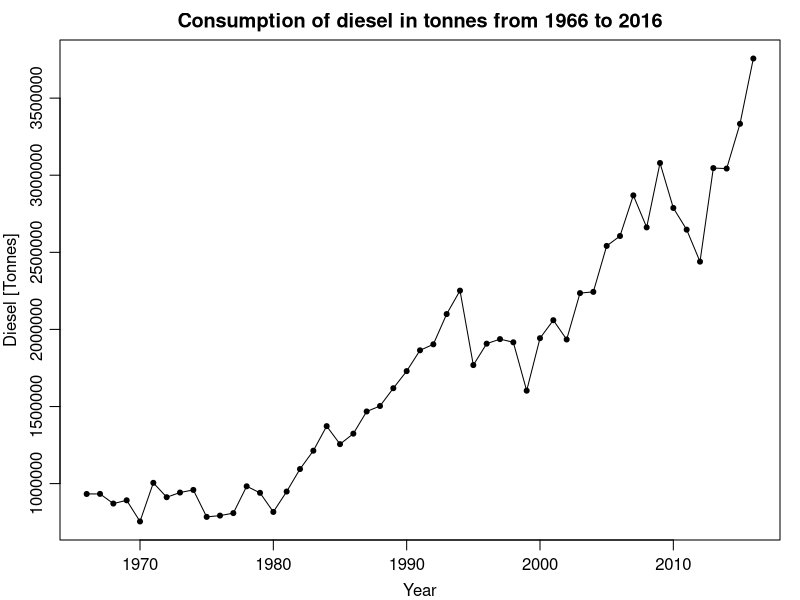
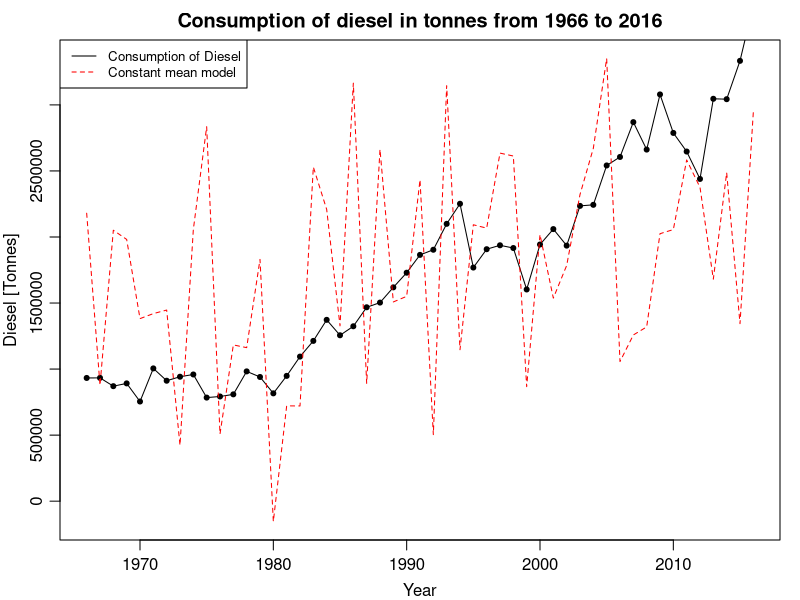
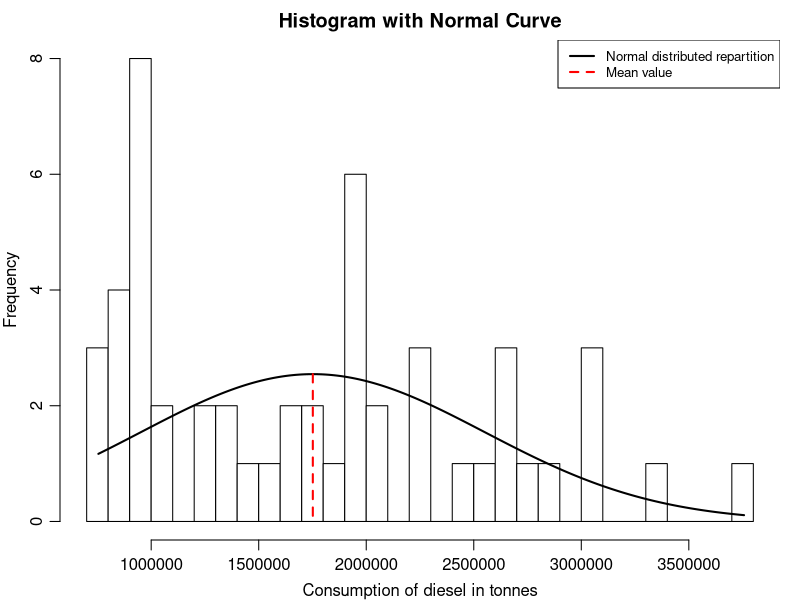
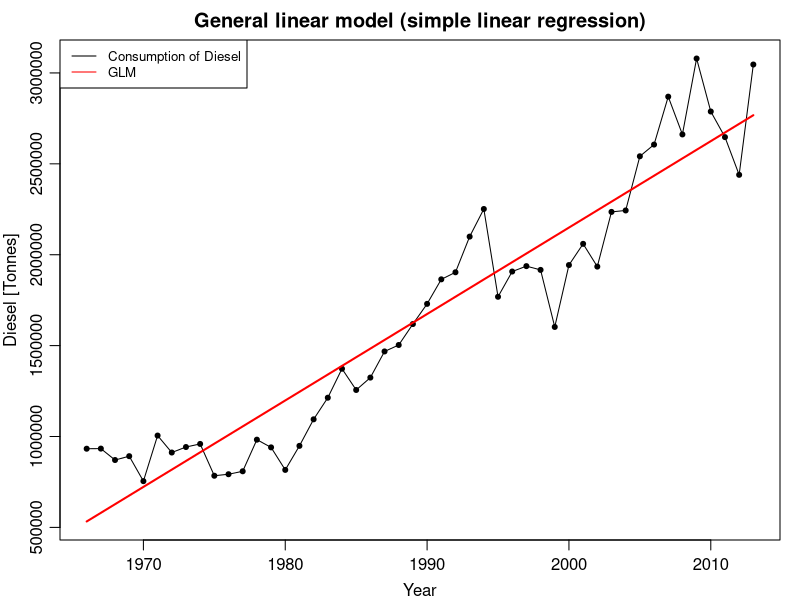
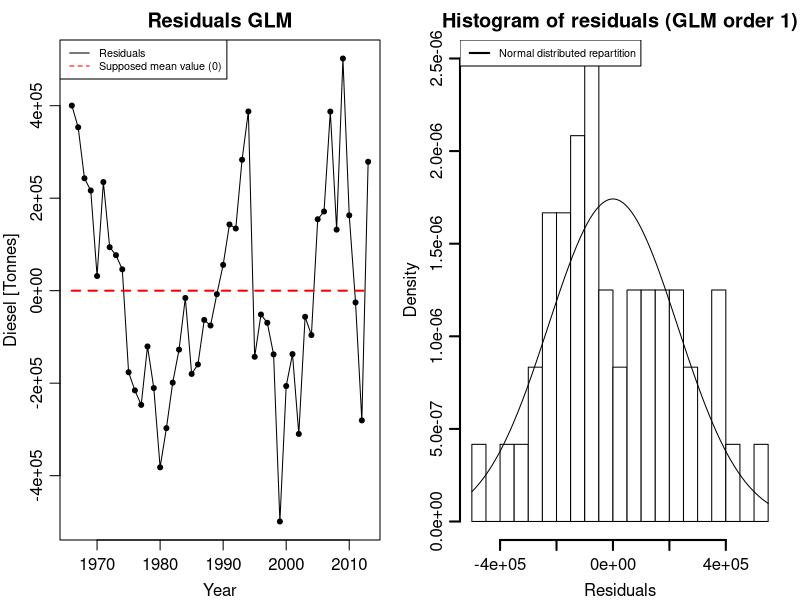
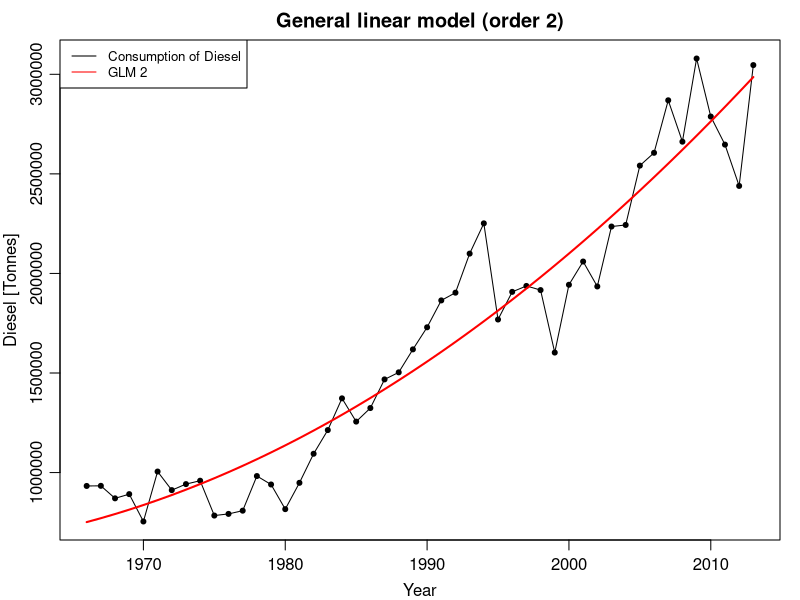
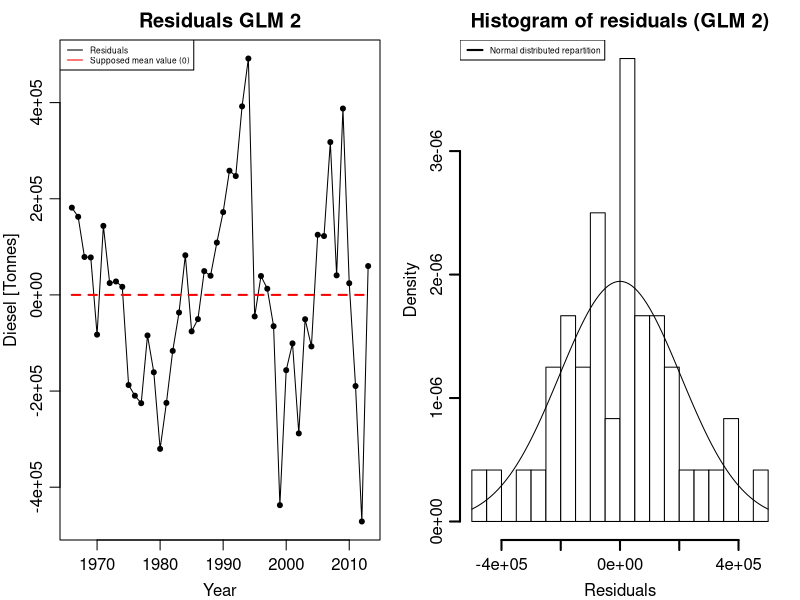
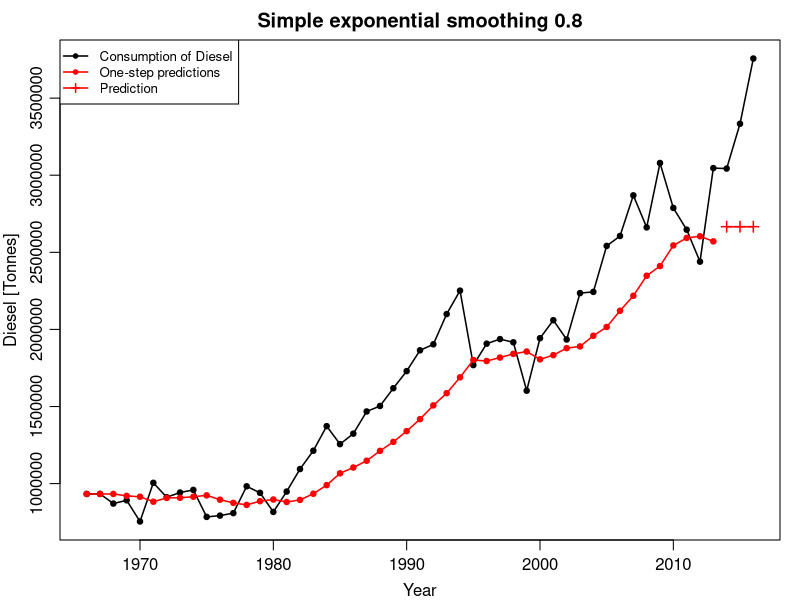

These charts were generated, in order, by the following R code:
## ---- chunk 1
knitr::opts_chunk$set(echo = TRUE)
## ---- chunk 2
## setwd("/path/to/work_dir")
setwd("~/DTU/Time_series1")
## reading data,regarding the first lines in the file as names:
data <- read.table(file="A1_diesel.txt", sep="\t", header=TRUE)
names(data) <- c("Year","Diesel")

#Dimension of the dataset
N <- length(data$Year)
## ---- chunk 3
summary(data$Diesel)
## ---- chunk 4
#I create a new dataset without the last three years
data_estim <- data.frame(data$Year[1:48],data$Diesel[1:48])
names(data_estim) <- c('Year','Diesel')
data_comp <- data.frame(data$Year[49:51],data$Diesel[49:51])
names(data_comp) <- c('Year','Diesel')

#Legnth of the new dataset
N_estim <- length(data_estim$Year)
## ---- chunk 5
################################Question 1#####################
par(mfrow=c(1,1))
par(mgp=c(2, 0.7,0), mar=c(3,3,2,1))
plot(data$Year, data$Diesel, xlab='Year',ylab="Diesel [Tonnes]",type='o',pch=20,
     main='Consumption of diesel in tonnes from 1966 to 2016')
## ---- chunk 6
#Computation of the mean and the standard deviation
mean <- mean(data$Diesel)
sd <- sd(data$Diesel)
## ---- chunk 7
#Constant mean model
eps <- rnorm(N, mean = 0, sd = sd)
CMM <- mean + eps

par(mfrow=c(1,1))
par(mgp=c(2, 0.7,0), mar=c(3,3,2,1))
plot(data$Year, data$Diesel, xlab='Year',ylab="Diesel [Tonnes]",type='o',pch=20,
     main='Consumption of diesel in tonnes from 1966 to 2016', ylim=c(min(CMM),max(CMM)))
lines(data$Year, CMM, type='l', col="red",lty=2)
# Ajouter une l?gende
legend("topleft", legend=c("Consumption of Diesel", "Constant mean model"),
       col=c("black", "red"), lty=1:2, cex=0.8)
## ---- chunk 8
breaks <- 25

h <- hist(data$Diesel,col="white",breaks = breaks,
          main = "Histogram with Normal Curve",
          xlab='Consumption of diesel in tonnes')

xfit <- seq(min(data$Diesel),max(data$Diesel),length=10000) 
yfit <- dnorm(xfit,mean=mean,sd=sd)
yfit <- yfit*diff(h$mids[1:2])*N
lines(xfit, yfit, col="black", lwd=2)
segments(mean,
         dnorm(mean,mean=mean,sd=sd)*diff(h$mids[1:2])*N,
         mean,0,lwd=2,col="red",lty=2)
legend('topright',legend=c("Normal distributed repartition",
                           "Mean value"),col=c("black",'red'),
       lty =c(1,2),lwd=c(2,2),cex = 0.8)
## ---- chunk 9
#GLM (simple linear regression) on the new dataset using the function lm()
GLM <- lm(data_estim$Diesel ~  data_estim$Year)

par(mfrow=c(1,1))
par(mgp=c(2, 0.7,0), mar=c(3,3,2,1))
plot(data_estim$Year, data_estim$Diesel, 
     main="General linear model (simple linear regression)",type='o',pch=20,
     ylim=c(GLM$fitted.values[1],max(data_estim$Diesel)),xlab='Year',ylab="Diesel [Tonnes]")
lines(data_estim$Year, GLM$fitted.values, type='l', col="red",lty=1, lwd=2)

legend("topleft", legend=c("Consumption of Diesel", "GLM"),
       col=c("black", "red"), lty=c(1,1), cex=0.8)
## ---- chunk 10
sigma_hat <- sqrt(sum(GLM$residuals^2)/(N_estim-2))

#residuals:
par(mfrow=c(1,2))
par(mgp=c(2, 0.7,0), mar=c(3,3,2,1))
plot(data_estim$Year, data_estim$Diesel-GLM$fitted.values, 
     main="Residuals GLM",type='o',pch=20,
     xlab='Year', ylab='Diesel [Tonnes]')
lines(data_estim$Year, rep(0,N_estim),type='l', col="red",lty=2, lwd=2)

legend("topleft", legend=c("Residuals", "Supposed mean value (0)"),
       col=c("black", "red"), lty=c(1,2), cex=0.65)
## Checking distribution of residuals:
h <- hist(GLM$residuals, probability=T, col="white",breaks = breaks,
     main = "Histogram of residuals (GLM order 1)",xlab='Residuals',
     lwd=2,lty=1)
curve(dnorm(x,mean = 0, sd = sigma_hat),add=TRUE,col='black', lwd=1)
legend('topleft',legend=c("Normal distributed repartition"),col=c("black"),
       lty =1,lwd=2,cex = 0.65)
## ---- chunk 11
X <- cbind(1,data_estim$Year-2013,I(data_estim$Year-2013)^2)
theta <- solve(t(X)%*%X, t(X)%*% data_estim$Diesel) 
#I estimate the new data
Diesel_estim <- X%*%theta

par(mfrow=c(1,1))
par(mgp=c(2, 0.7,0), mar=c(3,3,2,1))
plot(data_estim$Year, data_estim$Diesel, xlab = 'Year', ylab = 'Diesel [Tonnes]',
     main="General linear model (order 2)",type='o',pch=20)
lines(data_estim$Year, Diesel_estim, type='l', col="red",lty=1, lwd=2)
legend("topleft", legend=c("Consumption of Diesel", "GLM 2"),
       col=c("black", "red"), lty=c(1,1), cex=0.8)

#I estimate the new sigma_hat - 3 parameters estimated
res <- data_estim$Diesel-Diesel_estim
sigma_hat <- sqrt( sum((res)^2)/(N_estim-3) )
## ---- chunk 12
#residuals:
par(mfrow=c(1,2))
par(mgp=c(2, 0.7,0), mar=c(3,3,2,1))
plot(data_estim$Year, res, 
     main="Residuals GLM 2",type='o',pch=20,
     xlab='Year', ylab='Diesel [Tonnes]')
lines(data_estim$Year, rep(0,N_estim),type='l', col="red",lty=2, lwd=2)

legend("topleft", legend=c("Residuals", "Supposed mean value (0)"),
       col=c("black", "red"), lty=c(1,1), cex=0.5)
## Checking distribution of residuals:
h <- hist(res, probability=T, col="white",breaks = breaks,
          main = "Histogram of residuals (GLM 2)",xlab='Residuals',
          lwd=2,lty=1)
curve(dnorm(x,mean = 0, sd = sigma_hat),add=TRUE,col='black', lwd=1)
legend('topleft',legend=c("Normal distributed repartition"),col=c("black"),
       lty =1,lwd=2,cex = 0.5)
#mean zero

## ---- chunk 13
lambda <- 0.8

mu <- rep(0,N_estim)
mu[1] <-data$Diesel[1]
for (i in 2:(N_estim))
{
  mu[i]<-(1-lambda)*data$Diesel[i]+lambda*mu[i-1]
}

#Prediction : Y(N+l) = mu(N)
Y_SexpS <- c(data$Diesel[1],mu[1:N_estim],mu[48],mu[48])

par(mfrow=c(1,1))
par(mgp=c(2, 0.7,0), mar=c(3,3,2,1))
plot(data$Year, data$Diesel, xlab = 'Year', ylab = 'Diesel [Tonnes]',
     main="Simple exponential smoothing 0.8",type='o',pch=20,lwd=1.5)
lines(data$Year[1:48], Y_SexpS[1:48], type='o',pch=20, col="red",lty=1,lwd=1.5)
lines(data$Year[49:51], Y_SexpS[49:51], type='o', col="red",lty=1,lwd=1.5,pch=3)
legend("topleft", legend=c("Consumption of Diesel", "One-step predictions","Prediction"),
       col=c("black", "red","red"),lty=c(1,1,1),lwd=c(1.5,1.5,1.5),
       pch=c(20,20,3), cex=0.8)
## ---- chunk 14
################################Question 5#####################
#Local linear trend model
lambda<-0.8 

#Burning period
burn<-5

#Defining matrix
f<- function(j) rbind(1,j)
F<-rbind(c(0,0),c(0,0))
h<-rbind(0,0)
L<-rbind(c(1,0),c(1,1))

#Initiating the prediction during the burning period
Diesel_est<-rbind(data$Diesel[1],data$Diesel[2],data$Diesel[3],data$Diesel[4])

for (j in 0:(burn-1)) 
{
  F<- F + lambda^(j)*f(-j)%*%t(f(-j)) 
  h<- h + lambda^(j)*f(-j)%*%t(data$Diesel[burn-j]) 
}

theta<-solve(F,h) 
#F5, h5, theta5
weight_sigmag <- 1/( 1 + t(f(1))%*%solve(F)%*%f(1))

Diesel_est<-rbind(Diesel_est,t(f(0))%*%theta) 
Diesel_pred<-t(f(1))%*%theta

#looping on the new observations 
for (j in burn:(N_estim-2)) 
{
  F <- F + lambda^(j)*f(-j)%*%t(f(-j)) 
  h <- lambda*solve(L)%*%h + f(0)*data$Diesel[j+1] 
  theta<- solve(F,h)

  Diesel_est<-rbind(Diesel_est,t(f(0))%*%theta ) 
  Diesel_pred<-rbind(Diesel_pred,t(f(1))%*%theta)
  weight_sigmag <- rbind(weight_sigmag,1/(1 + t(f(1))%*%solve(F)%*%f(1)))
}
#F(N_estim -1)
#Diesel_perd -> YN_estim|N_estim-1
j <- N_estim-1
F <- F + lambda^(j)*f(-j)%*%t(f(-j)) 
h <- lambda*solve(L)%*%h + f(0)*data$Diesel[j+1] 
theta<- solve(F,h)

Diesel_est<-rbind(Diesel_est,t(f(0))%*%theta ) 

#Standard deviation of the residual LLM
T <- (1-lambda^(N_estim))/(1-lambda) 
#sigmal2 <- 1/(T-2)*sum(lambda^(seq(N_estim-1,0,-1))
#                              *(data_estim$Diesel-Diesel_est)^2)

#In this case, we used a different theta for each estimation
#Hence, the weight is already given to the error
#there is no need to multiply the error with ambda^(seq(N_estim-1,0,-1)
sigmal2 <- 1/(T-2)*sum((data_estim$Diesel-Diesel_est)^2)

sigmag2 <- 1/(N_estim-burn)*
  sum((data$Diesel[6:N_estim]-Diesel_pred)^2*weight_sigmag)

sigmal <- sqrt(sigmal2)
sigmag <- sqrt(sigmag2)

X_pred <- cbind(1,c(1,2,3))
Y_pred <- X_pred%*%theta


# Predict 3 step ahead, i.e. for time 49:51 i.e. for year 2014:2016
predict.intervals <- data.frame(loc=numeric(3),glob=numeric(3))

#Prediction interval 95%
for(i in 1:3){
  predict.intervals$loc[i] <- qt(0.975, T-2) * sqrt(sigmal2)* 
    sqrt(1 + t(f(i))%*%solve(F)%*%f(i))
  predict.intervals$glob[i] <- qt(0.975, N_estim-burn) * sqrt(sigmag2)* 
    sqrt(1 + t(f(i))%*%solve(F)%*%f(i))
}

Pred <- data.frame(pred = Y_pred)
# Prediction intervals 
Pred$lower_loc <- Pred$pred - predict.intervals$loc
Pred$upper_loc <- Pred$pred + predict.intervals$loc
Pred$lower_glob <- Pred$pred - predict.intervals$glob
Pred$upper_glob <- Pred$pred + predict.intervals$glob

Pred <- data.frame(Year=c(2014,2015,2016),Pred)
## ---- chunk 15
sigmal2 <- 1/(T-2)*sum((data_estim$Diesel-Diesel_est)^2)

#data_estim$Diesel -> real data
#Diesel_est -> one-step estimations
## ---- chunk 16
sigmal #Local Estimator
sigmag #Global Estimator
## ---- chunk 17
Pred
## ---- chunk 18
par(mfrow=c(1,1))

par(mgp=c(2, 0.7,0), mar=c(3,3,2,1))
plot(data$Year, data$Diesel, xlab='Year', ylab='Diesel [Tonnes]',
     main="Local linear trend model 0.8",type='o',pch=20,lwd=1.5,
     cex = 0.5,ylim = c(min(Diesel_pred),max(Pred$upper_loc)))
lines(data$Year[(burn+1):48], Diesel_pred, pch = 20, cex = 0.5, 
      col = 'red', type = 'o')
lines(data$Year[49:51], Y_pred, pch = 20, cex = 0.5, col = 'red', type = 'l')
lines(data$Year[49:51], Pred$lower_glob, pch = 3, cex = 0.5, 
      col = 'green', type = 'l',lty=5) 
lines(data$Year[49:51], Pred$upper_glob, pch = 3, cex = 0.5, 
      col = 'green', type = 'l',lty=5) 
lines(data$Year[49:51], Pred$lower_loc, pch = 3, cex = 0.5, 
      col = 'blue', type = 'l',lty=5) 
lines(data$Year[49:51], Pred$upper_loc, pch = 3, cex = 0.5, 
      col = 'blue', type = 'l',lty=5)
legend('topleft',legend = c("Observations", "One-step prediction", "Prediction",
                            "95% global estimator", '95% local estimator'), 
       col = c("black","red","red",'green','blue'),lty = c(1,1,1,2,2), 
       pch = c(16,16,NA,NA,NA),cex=0.7, bty = 'n')
## ---- chunk 19
lambdas <- seq(0.001,0.999,0.001)
## ---- chunk 20
################################Question 6#####################
#sum of squared one-step prediction errors
SSE <- c()
sigmals <- c()
burn <- 5

#looping on the lambda
for (lambda in lambdas)
{
  #Defining matrix
  f<- function(j) rbind(1,j)
  F<-rbind(c(0,0),c(0,0))
  h<-rbind(0,0)
  L<-rbind(c(1,0),c(1,1))

  for (j in 0:(burn-1)) 
  {
    F<- F + lambda^(j)*f(-j)%*%t(f(-j)) 
    h<- h + lambda^(j)*f(-j)%*%t(data$Diesel[burn-j]) 
  }
  
  theta<-solve(F,h) 
  #F5, h5, theta5

  Diesel_pred<-t(f(1))%*%theta
  #Y6|5
  
  #looping on the new observations 
  for (j in burn:(N_estim-2)) 
  {
    F <- F + lambda^(j)*f(-j)%*%t(f(-j)) 
    h <- lambda*solve(L)%*%h + f(0)*data$Diesel[j+1] 
    theta<- solve(F,h)
    Diesel_pred<-rbind(Diesel_pred,t(f(1))%*%theta)
  }
  #F(N_estim -1)
  #Diesel_perd -> YN_estim|N_estim-1

  error <- sum((data$Diesel[6:N_estim]-Diesel_pred)^2)
  SSE <- rbind(SSE,error)
}
lambda_min <- lambdas[which.min(SSE)]

plot(lambdas,SSE,main='Sum of squared one-step prediction errors',type = 'l')
## ---- chunk 21
lambda_min
## ---- chunk 22
#Local linear trend model
lambda<-lambda_min

#Burning period
burn<-5

#Defining matrix
f<- function(j) rbind(1,j)
F<-rbind(c(0,0),c(0,0))
h<-rbind(0,0)
L<-rbind(c(1,0),c(1,1))

#Initiating the prediction during the burning period
Diesel_est<-rbind(data$Diesel[1],data$Diesel[2],data$Diesel[3],data$Diesel[4])

for (j in 0:(burn-1)) 
{
  F<- F + lambda^(j)*f(-j)%*%t(f(-j)) 
  h<- h + lambda^(j)*f(-j)%*%t(data$Diesel[burn-j]) 
}

theta<-solve(F,h) 
#F5, h5, theta5
weight_sigmag <- 1/( 1 + t(f(1))%*%solve(F)%*%f(1))

Diesel_est<-rbind(Diesel_est,t(f(0))%*%theta) 
Diesel_pred<-t(f(1))%*%theta

#looping on the new observations 
for (j in burn:(N_estim-2)) 
{
  F <- F + lambda^(j)*f(-j)%*%t(f(-j)) 
  h <- lambda*solve(L)%*%h + f(0)*data$Diesel[j+1] 
  theta<- solve(F,h)
  
  Diesel_est<-rbind(Diesel_est,t(f(0))%*%theta ) 
  Diesel_pred<-rbind(Diesel_pred,t(f(1))%*%theta)
  weight_sigmag <- rbind(weight_sigmag,1/(1 + t(f(1))%*%solve(F)%*%f(1)))
}
#F(N_estim -1)
#Diesel_perd -> YN_estim|N_estim-1
j <- N_estim-1
F <- F + lambda^(j)*f(-j)%*%t(f(-j)) 
h <- lambda*solve(L)%*%h + f(0)*data$Diesel[j+1] 
theta<- solve(F,h)

Diesel_est<-rbind(Diesel_est,t(f(0))%*%theta ) 

#Standard deviation of the residual LLM
T <- (1-lambda^(N_estim))/(1-lambda) 
#sigmal2 <- 1/(T-2)*sum(lambda^(seq(N_estim-1,0,-1))
#                              *(data_estim$Diesel-Diesel_est)^2)

#In this case, we used a different theta for each estimation
#Hence, the weight is already given to the error
#there is no need to multiply the error with ambda^(seq(N_estim-1,0,-1)
sigmal2 <- 1/(T-2)*sum((data_estim$Diesel-Diesel_est)^2)

sigmag2 <- 1/(N_estim-burn)*
  sum((data$Diesel[6:N_estim]-Diesel_pred)^2*weight_sigmag)

X_pred = cbind(1,c(1,2,3))
Y_pred <- X_pred%*%theta


# Predict 3 step ahead, i.e. for time 49:51 i.e. for year 2014:2016
predict.intervals <- data.frame(loc=numeric(3),glob=numeric(3))

#Prediction interval 95%
for(i in 1:3){
  predict.intervals$loc[i] <- qt(0.975, T-2) * sqrt(sigmal2)* 
    sqrt(1 + t(f(i))%*%solve(F)%*%f(i))
  predict.intervals$glob[i] <- qt(0.975, N_estim-burn) * sqrt(sigmag2)* 
    sqrt(1 + t(f(i))%*%solve(F)%*%f(i))
}


Pred <- data.frame(pred = Y_pred)
# Prediction intervals 
Pred$lower_loc <- Pred$pred - predict.intervals$loc
Pred$upper_loc <- Pred$pred + predict.intervals$loc
Pred$lower_glob <- Pred$pred - predict.intervals$glob
Pred$upper_glob <- Pred$pred + predict.intervals$glob

Pred <- data.frame(Year=c(2014,2015,2016),Pred)
## ---- chunk 23
Pred
## ---- chunk 24
par(mfrow=c(1,1))
par(mgp=c(2, 0.7,0), mar=c(3,3,2,1))
plot(data$Year, data$Diesel, xlab='Year', ylab='Diesel [Tonnes]',
     main="Local linear trend model 0.666",type='o',pch=20,lwd=1.5,
     cex = 0.5,ylim = c(min(Diesel_pred),max(data$Diesel)))
lines(data$Year[(burn+1):48], Diesel_pred, pch = 20, cex = 0.5, 
      col = 'red', type = 'o')
lines(data$Year[49:51], Y_pred, pch = 20, cex = 0.5, col = 'red', type = 'l')
lines(data$Year[49:51], Pred$lower_glob, pch = 3, cex = 0.5, 
      col = 'green', type = 'l',lty=5) 
lines(data$Year[49:51], Pred$upper_glob, pch = 3, cex = 0.5, 
      col = 'green', type = 'l',lty=5) 
lines(data$Year[49:51], Pred$lower_loc, pch = 3, cex = 0.5, 
      col = 'blue', type = 'l',lty=5) 
lines(data$Year[49:51], Pred$upper_loc, pch = 3, cex = 0.5, 
      col = 'blue', type = 'l',lty=5)
legend('topleft',legend = c("Observations", "One-step prediction", "Prediction",
                            "95% global estimator", '95% local estimator'), 
       col = c("black","red","red",'green','blue'),lty = c(1,1,1,2,2), 
       pch = c(16,16,NA,NA,NA),cex=0.7, bty = 'n')
## ---- chunk 25
#I estimate the new sigma_hat - 3 parameters estimated
res <- data$Diesel[6:N_estim]-Diesel_pred

#residuals:
par(mfrow=c(1,2))
par(mgp=c(2, 0.7,0), mar=c(3,3,2,1))
plot(data$Year[6:N_estim], res, 
     main="Local linear trend  0.666",type='o',pch=20,
     xlab='Year', ylab='Diesel [Tonnes]')
lines(data_estim$Year, rep(0,N_estim),type='l', col="red",lty=2, lwd=2)

legend("topleft", legend=c("Residuals", "Supposed mean value (0)"),
       col=c("black", "red"), lty=c(1,1), cex=0.5)
## Checking distribution of residuals:
h <- hist(res, probability=T, col="white",breaks = breaks,
          main = "Histogram of residuals (LLTM)",xlab='Residuals',
          lwd=2,lty=1)
curve(dnorm(x,mean = 0, sd = sigma_hat),add=TRUE,col='black', lwd=1)
legend('topleft',legend=c("Normal distributed repartition"),col=c("black"),
       lty =1,lwd=2,cex = 0.5)
#mean zero
